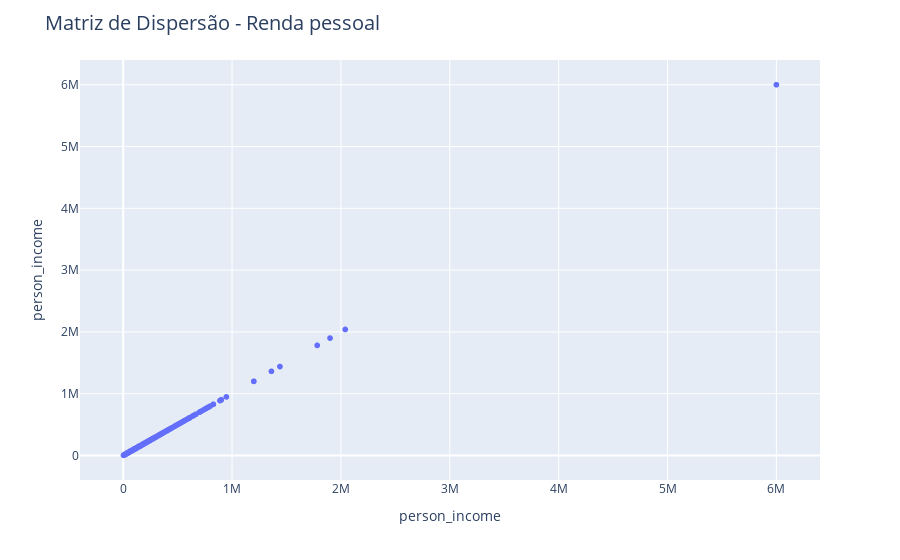

Source (notebook cell):
### Markdown cell above
#### Visualização da renda pessoal

### Code cell
grafico = px.scatter_matrix(df_2["person_income"])

# Descrição
grafico.update_layout(
    title="Matriz de Dispersão - Renda pessoal",
    title_font_size=20
)

grafico.show()

### Figure 1 — Plotly figure (JSON) as saved in the notebook; plotly's stock layout.template omitted (floating-point values rounded to 4 significant figures; data arrays with more than 128 entries replaced by an {"elided": "..."} marker saying what was removed)
{"data": [{"dimensions": [{"axis": {"matches": true}, "label": "person_income", "values": {"elided": "32581 int values"}}], "hovertemplate": "%{xaxis.title.text}=%{x}<br>%{yaxis.title.text}=%{y}<extra></extra>", "legendgroup": "", "marker": {"color": "#636efa", "symbol": "circle"}, "name": "", "showlegend": false, "type": "splom"}], "layout": {"dragmode": "select", "legend": {"tracegroupgap": 0}, "margin": {"t": 60}, "title": {"font": {"size": 20}, "text": "Matriz de Dispersão - Renda pessoal"}}}
